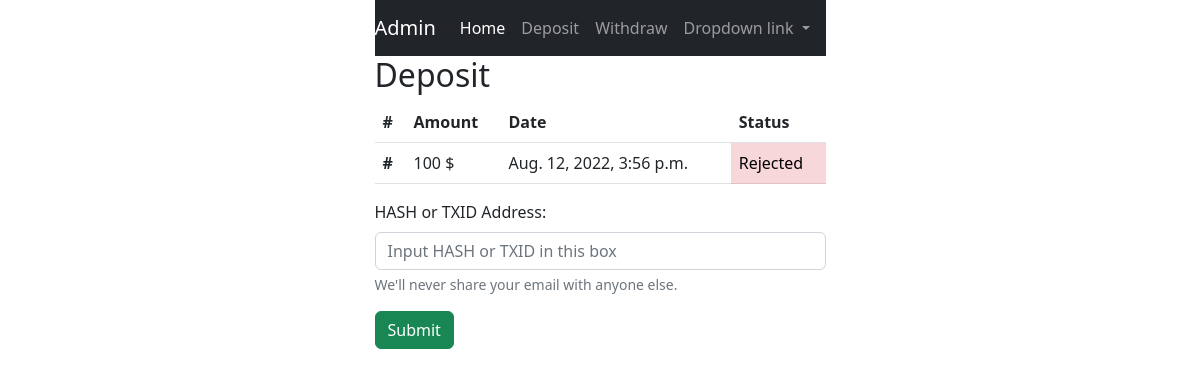
Page /deposit (signed in) on the earlier database version.
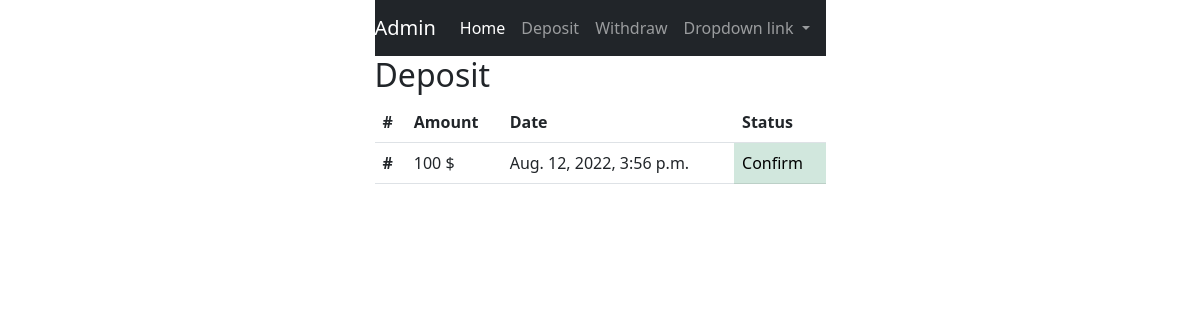
Same page on the later database version.
### financial/models.py (models this page shows, shortened)
class Deposit(models.Model):
    user = models.ForeignKey(User, on_delete=models.CASCADE)
    date = models.DateTimeField(verbose_name="Date", auto_now_add=True, null=True)
    hash = models.CharField(max_length=1000, verbose_name='Transaction HASH or TXID', null=True, blank=True)
    is_approved = models.BooleanField(default=False)
    is_decline = models.BooleanField(default=False)
    objects = DepositManager()

### financial/views.py (the view, shortened to what this page needs)
# urls.py: path('deposit', deposit, name='deposit'),
@login_required(login_url='/login')
def deposit(request):
    deposit_form = DepositForm(request.POST or None)
    is_deposit_exist_approved = Deposit.objects.is_deposit_exist_approved(request.user)
    deposit_exist = Deposit.objects.filter(user__email=request.user).exists()
    deposit_list = Deposit.objects.filter(user__email=request.user)
    context = {
        'is_deposit_exist_approved': is_deposit_exist_approved,
        'deposit_form': deposit_form,
        'deposit_exist': deposit_exist,
        'deposit_list': deposit_list,
    }
    return render(request, 'financial/deposit.html', context)

### financial/forms.py
class DepositForm(forms.Form):
    hash = forms.CharField(widget=forms.TextInput(
        attrs={
            'placeholder': 'Input HASH or TXID in this box',
            'name': 'hash',
            'id': 'hash',
            'class': 'form-control',
            'aria-describedby': 'hash-help',
        }
    ))

### financial/models.py (called while the page is built)
    def is_deposit_exist_approved(self, user):
        deposit_list = Deposit.objects.filter(user__email=user)
        for deposit in deposit_list:
            if not deposit.is_approved and not deposit.is_decline:
                return True
            if deposit.is_approved:
                return True
        return False

### users/models.py (called while the page is built)
    def __str__(self):
        return self.email

### templates/financial/deposit.html (shortened to what this page needs)
{% extends 'shared/base.html' %}
{% load widget_tweaks %}
{% block content %}
    <h2>Deposit</h2>
    {% if deposit_exist %}
        <table class="table">
            <thead>
            <tr>
                <th scope="col">#</th>
                <th scope="col">Amount</th>
                <th scope="col">Date</th>
                <th scope="col">Status</th>
            </tr>
            </thead>
            <tbody>
            {% for deposit in deposit_list %}
                <tr>
                    <th scope="row">#</th>
                    <td>100 $</td>
                    <td>{{ deposit.date }}</td>
                    {% if deposit.is_approved and not deposit.is_decline %}
                        <td class="table-success">Confirm</td>
                    {% elif not deposit.is_approved and deposit.is_decline %}
                        <td class="table-danger">Rejected</td>
                    {% else %}
                        <td class="table-warning">Waiting</td>
                    {% endif %}
                </tr>
            {% endfor %}
            </tbody>
        </table>
    {% endif %}
    {% if not is_deposit_exist_approved %}
        <form action="{% url 'financial:deposit' %}" method="POST">
            <div class="mb-3">
                <label for="{{ deposit_form.hash.id_for_label }}" class="form-label">HASH or TXID Address: </label>
                {{ deposit_form.hash|add_error_class:"is-invalid" }}
                <div id="hash-help" class="form-text">We'll never share your email with anyone else.</div>
            </div>
            <button class="btn btn-success" type="submit">Submit</button>
        </form>
    {% endif %}
{% endblock %}

Differences in the rows shown:
changed Deposit: is_approved "Rejected" → "Confirm"
Other differences:
text no longer shown: "HASH or TXID Address: We'll never share your email with anyone else. Submit"
